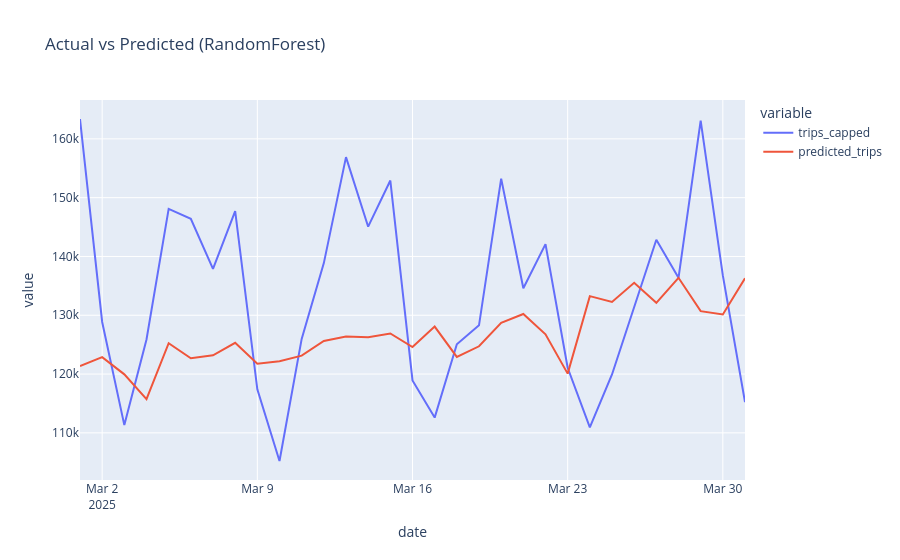

The code cell stored with this chart in its notebook:
### Code cell
best_model = metrics_df.iloc[0]["model"]
best_preds = predictions[best_model]

eval_df = test_df[["date", "trips", "trips_capped", "post_congestion_pricing"]].copy()
eval_df["predicted_trips"] = best_preds
eval_df["residual"] = eval_df["trips_capped"] - eval_df["predicted_trips"]

fig = px.line(
    eval_df,
    x="date",
    y=["trips_capped", "predicted_trips"],
    title=f"Actual vs Predicted ({best_model})",
)
fig.show()

plt.figure(figsize=(10, 4))
plt.hist(eval_df["residual"], bins=20)
plt.title("Residual Distribution")
plt.xlabel("Residual")
plt.ylabel("Frequency")
plt.show()
